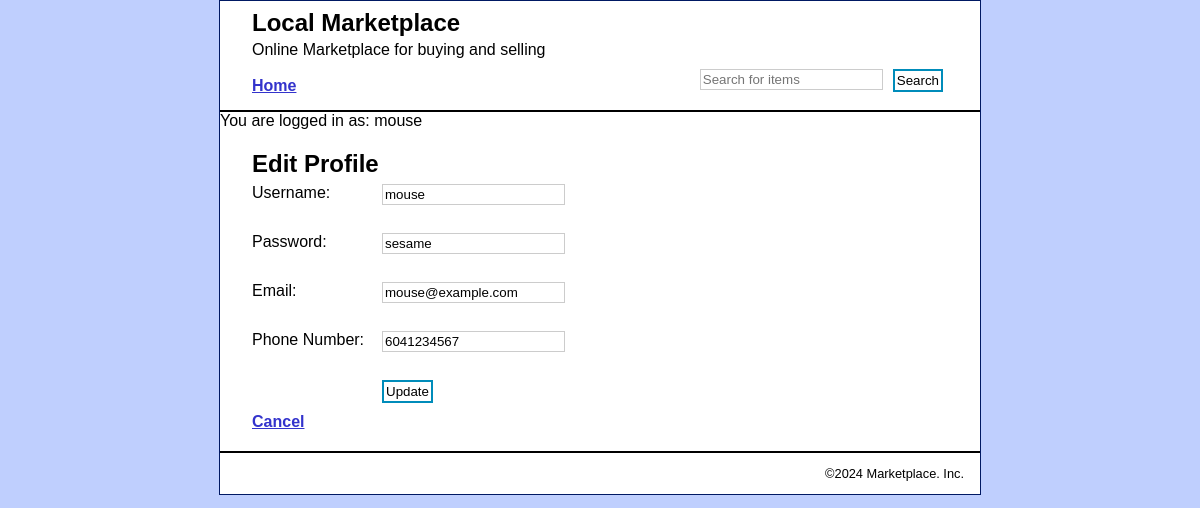
Screenshot of /profile/edit_profile.php (signed in) with the database file from the repository.
### tables this page shows
CREATE TABLE `users` (
  `userID` int(11) NOT NULL,
  `userName` varchar(50) DEFAULT NULL,
  `email` varchar(100) DEFAULT NULL,
  `password` varchar(100) DEFAULT NULL,
  `phone` varchar(15) DEFAULT NULL,
  `registrationDate` datetime DEFAULT NULL
);

### profile/edit_profile.php (the view, shortened to what this page needs)
<?php include('../view/header.php');
$userID = $_SESSION['userID'];
$sql = "SELECT * FROM users WHERE UserID = $userID";
$result = mysqli_query($conn, $sql);
if (mysqli_num_rows($result) == 1) {
    $row = mysqli_fetch_assoc($result);
    $username = $row['userName'];
    $email = $row['email'];
    $phone = $row['phone'];
    $password = $row['password'];
} else {
    echo "User not found.";
    exit();
}
?>
<head>
</head>
<body>
    <h1>Edit Profile</h1>
    <form action="<?php echo htmlspecialchars($_SERVER["PHP_SELF"]); ?>" method="post">
        <label for="username">Username:</label>
        <input type="text" id="username" name="username" value="<?php echo $username; ?>" required><br><br>
        <label for="password">Password:</label>
        <input type="text" id="password" name="password" value="<?php echo $password; ?>" required><br><br>
        <label for="email">Email:</label>
        <input type="email" id="email" name="email" value="<?php echo $email; ?>" required><br><br>
        <label for="phone">Phone Number:</label>
        <input type="tel" id="phone" name="phone" value="<?php echo $phone; ?>" required><br><br>
        <input type="submit" value="Update"><br>
    </form>
    <a href="profile.php">Cancel</a>
</body>
</html>
<?php include '../view/footer.php'; ?>

### view/header.php (shortened to what this page needs)
<!DOCTYPE html>
<html>
<head>
    <link rel="stylesheet" type="text/css" href="../css/main.css">
</head>
<body>
    <header>
    <div class="header-top">
            <h1>Local Marketplace</h1>
            <p>Online Marketplace for buying and selling</p>
        </div>
        <div class="header-bottom">
            <a href="../index.php">Home</a>
            <form action="../items/browse.php" method="GET" class="search-form">
            <input type="text" name="search" placeholder="Search for items">
            <input type="submit" value="Search">
        </form>
        </div>
    </header>
    <?php include '../config/database.php'; ?>
    <?php
    if (isset($_SESSION['userID'])) {
        $userID = $_SESSION['userID'];
        $sql = "SELECT * FROM users WHERE userID = '$userID'";
        $result = mysqli_query($conn, $sql);
        if ($result && mysqli_num_rows($result) > 0) {
            $row = mysqli_fetch_assoc($result);
            echo "You are logged in as: {$row['userName']}";
        } else {
            echo "Error fetching user information.";
        }
    }
    ?>
<main>

### css/main.css (style rules this page uses)
html { background-color: #BFCFFE; }
body { margin-top: 0; font-family: Arial, Helvetica, sans-serif; width: 760px; margin: 0 auto; background-color: white; border: 1px solid #001963; }
header { margin: 0; border-bottom: 2px solid black; padding: .5em 2em; }
header h1 { color: black; margin: 0; padding: 0; }
header p { margin: 0; padding: .25em 0 0 0; }
main { margin: 0; padding: .5em 2em .25em; }
h1 { font-size: 150%; margin: 0; padding: .5em 0 .25em; }
h1, h2 { color: black; }
p { margin: .5em 0 .5em 0; padding: 0; }
a { color: #3333CC; font-weight: bold; }
form { margin: 0; }
form label { float:left; margin-bottom: 10px; width:130px; }
form input { float:left; padding: 2px; margin-bottom: 10px; margin-right: 5px ; border: 1px solid #ccc; box-sizing: border-box; }
form input[type=submit] { background-color: white; color:black; border: 2px solid #008CBA; margin-left: 130px; }
.header-top { margin-bottom: 10px; }
.header-bottom { display: flex; justify-content: space-between; align-items: center; }
.search-form input[type="text"] { float: left; padding: 2px; margin-bottom: 10px; margin-right: 5px; border: 1px solid #ccc; box-sizing: border-box; }
.search-form input[type="submit"] { background-color: white; color: black; border: 2px solid #008CBA; margin-left: 5px; }

### rows the page displays
users: userName "mouse", username "mouse", password "sesame", email "mouse@example.com", phone "6041234567"
